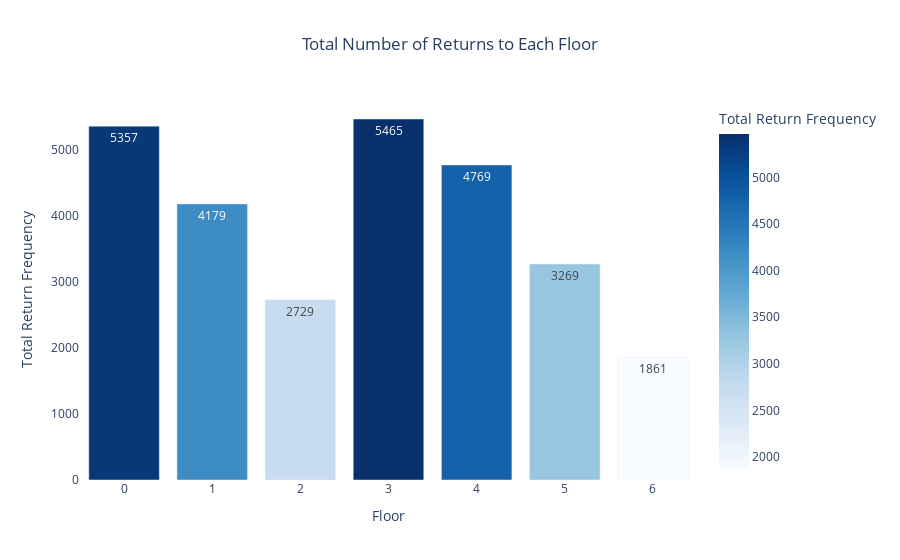

The cell this chart's notebook holds for it:
### Code cell
import pandas as pd
import plotly.express as px

# Convert the received_time column to datetime format
df_1['received_time'] = pd.to_datetime(df_1['received_time'])

# Sort by elevator ID and timestamp
df_1 = df_1.sort_values(by=['unit_id', 'received_time'])

# Filter out rows with invalid floor data
df_1 = df_1[(df_1['start_floor'] != -1) & (df_1['end_floor'] != -1)]

# Determine the time difference between consecutive rows
df_1['time_diff'] = df_1.groupby('unit_id')['received_time'].diff().dt.total_seconds()

# Assume a threshold for inactivity (e.g., 5 minutes = 300 seconds)
inactivity_threshold = 300

# Identify periods of inactivity
df_1['is_inactive'] = df_1['time_diff'] > inactivity_threshold

# Shift the 'end_floor' to the previous row to get the floor the elevator moves to after inactivity
df_1['next_floor_after_inactivity'] = df_1['end_floor'].shift(-1)

# Filter out rows where the elevator is stationary at the same floor
df_1 = df_1[~(df_1['end_floor'] == df_1['next_floor_after_inactivity'])]

# Filter only rows where inactivity is identified
inactive_df = df_1[df_1['is_inactive']]

# Group by elevator ID and find the most frequent 'next_floor_after_inactivity'
parking_floors = inactive_df.groupby('unit_id')['next_floor_after_inactivity'].agg(lambda x: x.mode()[0]).reset_index()
parking_floors.columns = ['unit_id', 'parking_floor']

# Display the identified parking floors
print(parking_floors)

# Calculate the frequency of returns to each floor (excluding idle times)
return_frequencies = df_1.groupby(['end_floor', 'start_floor']).size().reset_index(name='count')

# Summarize the total number of returns to each floor
total_returns = return_frequencies.groupby('end_floor')['count'].sum().reset_index(name='total_count')

# Create a bar plot to visualize the total number of returns to each floor
fig = px.bar(total_returns,
             x='end_floor',
             y='total_count',
             title='Total Number of Returns to Each Floor',
             labels={'end_floor': 'Floor', 'total_count': 'Total Return Frequency'},
             text='total_count',  # Display total count on bars
             color='total_count',  # Color based on the frequency
             color_continuous_scale='Blues',  # Custom color palette
             hover_name='end_floor',  # Display floor number on hover
             hover_data={'end_floor': False, 'total_count': ':.0f'}  # Format hover data
             )

# Update layout for better visualization
fig.update_layout(xaxis_title='Floor',
                  yaxis_title='Total Return Frequency',
                  title={'x': 0.5},
                  uniformtext_minsize=8,  # Minimum font size for text on bars
                  uniformtext_mode='hide',  # Hide text if it doesn't fit
                  plot_bgcolor='rgba(0,0,0,0)',  # Transparent plot background
                  hoverlabel=dict(bgcolor="white", font_size=12, font_family="Rockwell")  # Custom hover label
                  )

# Display the plot
fig.show()

# Save the plot as HTML
fig.write_html('elev_1_cuml_rides_parking_floor_3.html')

### Figure 1 — Plotly figure (JSON) as saved in the notebook; plotly's stock layout.template omitted (floating-point values rounded to 4 significant figures)
{"data": [{"alignmentgroup": "True", "hovertemplate": "<b>%{hovertext}</b><br><br>Total Return Frequency=%{marker.color:.0f}<extra></extra>", "hovertext": [0, 1, 2, 3, 4, 5, 6], "legendgroup": "", "marker": {"color": [5357, 4179, 2729, 5465, 4769, 3269, 1861], "coloraxis": "coloraxis", "pattern": {"shape": ""}}, "name": "", "offsetgroup": "", "orientation": "v", "showlegend": false, "text": [5357, 4179, 2729, 5465, 4769, 3269, 1861], "textposition": "auto", "type": "bar", "x": [0, 1, 2, 3, 4, 5, 6], "xaxis": "x", "y": [5357, 4179, 2729, 5465, 4769, 3269, 1861], "yaxis": "y"}], "layout": {"autosize": true, "barmode": "relative", "coloraxis": {"colorbar": {"title": {"text": "Total Return Frequency"}}, "colorscale": [[0, "rgb(247,251,255)"], [0.125, "rgb(222,235,247)"], [0.25, "rgb(198,219,239)"], [0.375, "rgb(158,202,225)"], [0.5, "rgb(107,174,214)"], [0.625, "rgb(66,146,198)"], [0.75, "rgb(33,113,181)"], [0.875, "rgb(8,81,156)"], [1, "rgb(8,48,107)"]]}, "hoverlabel": {"bgcolor": "white", "font": {"family": "Rockwell", "size": 12}}, "legend": {"tracegroupgap": 0}, "plot_bgcolor": "rgba(0, 0, 0, 0)", "title": {"text": "Total Number of Returns to Each Floor", "x": 0.5}, "uniformtext": {"minsize": 8, "mode": "hide"}, "xaxis": {"anchor": "y", "autorange": true, "domain": [0, 1], "range": [-0.5, 6.5], "title": {"text": "Floor"}, "type": "linear"}, "yaxis": {"anchor": "x", "autorange": true, "domain": [0, 1], "range": [0, 5753.0], "title": {"text": "Total Return Frequency"}, "type": "linear"}}}
